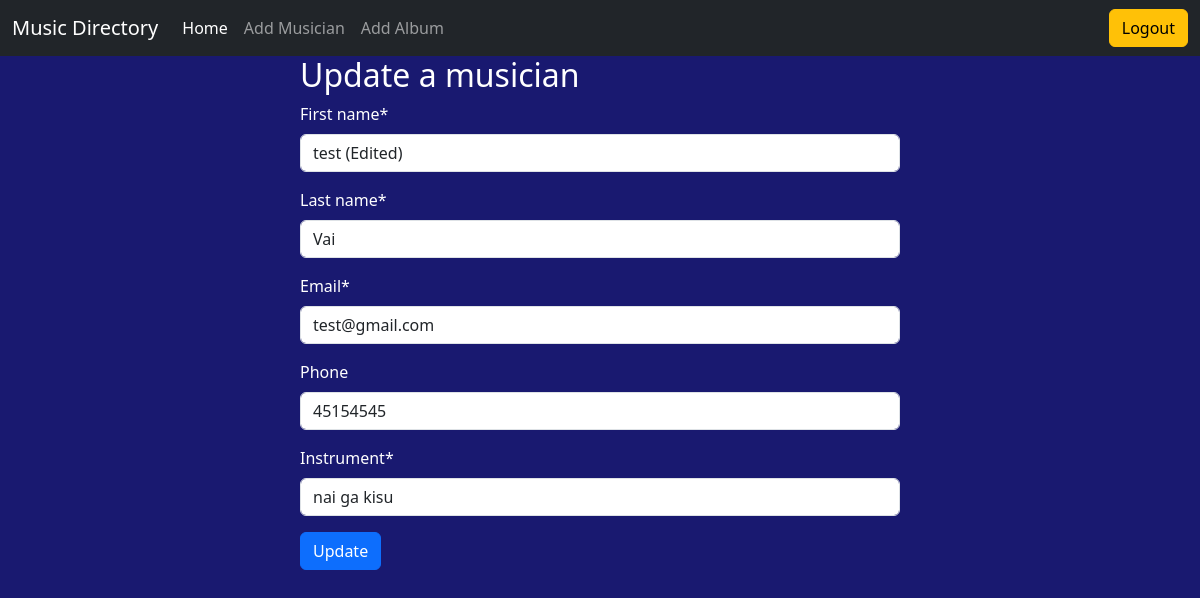
Screenshot of /musician/edit/3 (signed in) with the database file from the repository.
### Musician_app/models.py (models this page shows, shortened)
class Musician(models.Model):
    first_name = models.CharField(max_length=50)
    last_name = models.CharField(max_length=50)
    email = models.EmailField(unique=True)
    phone = models.CharField(max_length=12, blank=True, null=True)  # Allow optional phone numbers
    instrument = models.CharField(max_length=100)

### Musician_app/views.py (the view)
# urls.py: path('edit/<int:id>', views.UpdateMusician.as_view(), name='edit_musician'),
class UpdateMusician(LoginRequiredMixin, UpdateView):
    model = Musician
    form_class = MusicianForm
    pk_url_kwarg = 'id'
    template_name = 'Musician_app/addMusician.html'
    success_url = reverse_lazy('home_page')
    def get_context_data(self, **kwargs):
        context = super().get_context_data(**kwargs)
        context['type'] = 'Update'
        return context

### Musician_app/forms.py
class MusicianForm(forms.ModelForm):
    class Meta:
        model = Musician
        fields = '__all__'
        widgets = {
            'first_name' : forms.TextInput(attrs={'placeholeder' : 'First Name'}),
            'last_name' : forms.TextInput(attrs={'placeholder': 'Last Name'}),
            'email' : forms.EmailInput(attrs={'palceholder' : 'Email'}),
            'phone' : forms.TextInput(attrs={'palceholder' : 'Phone number'}),
            'instrument' : forms.TextInput(attrs={'palceholder' : 'Instrument'}),
        }

### Musician_app/templates/Musician_app/addMusician.html (shortened to what this page needs)
{% extends "base.html" %}
{% load crispy_forms_tags %}
{% block content %}
    <form method='post' style="width: 50%; margin: auto" class="text-white">
        <h2>{{type}} a musician</h2>
        {{form | crispy}}
        <button class="btn btn-primary">{{type}}</button>
    </form>
{% endblock content %}

### rows the page displays
Musician: first_name "test (Edited)", last_name "Vai", email "test@gmail.com", phone "45154545", instrument "nai ga kisu"

### other values shown
{{ type }} "Update"
